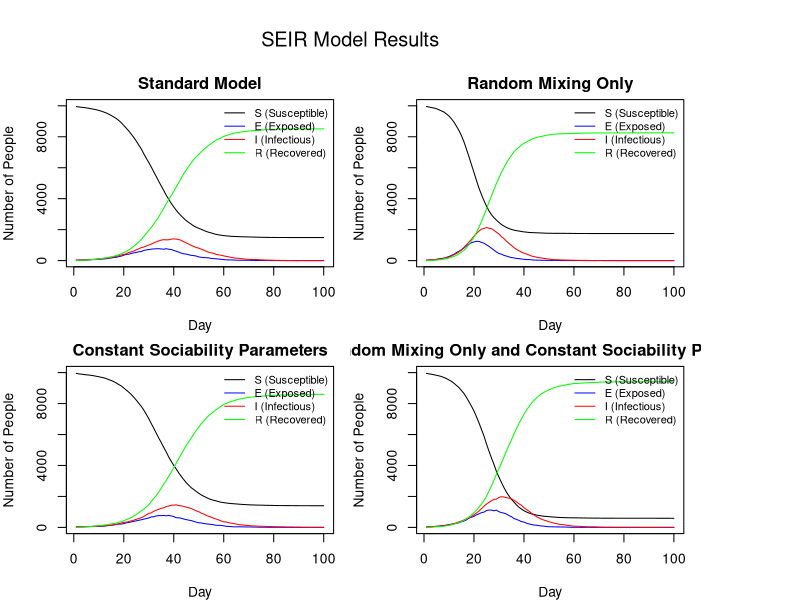

Here is the R script that generated this plot:
###########################################################
# File:    Submission.R
# Authors: Colin McDonagh (s2213748), Matthew Poole (s2892092)
# , James Horn (s2304075)
# Date:    2025-10-15
###########################################################
#
### About
#
# This document is the code to run an SEIR model and prints the plots of 4 different implementations of the model.
# The program primarily uses two functions to do this: get.net() and seir().
# This SEIR model can account for different transmission rates between people sharing houses of different sizes,
# social networks of different sizes, and random mixing. The housing sharing assumes a uniform distribution of house sizes and
# the social networks allow for variable social network sizes, depending on their 'sociability' parameter.
# The code concludes with a commentary on the 4 different models. 
# 
#
#
### Contributions:
#
# All members attended the majority of workshops and communicated remotely about progress made outside of
# class time.
#
# Colin McDonagh (33 %) Wrote tha majority of the nseir function and led the commentary of the different models  
#                      
# Matthew Poole  (34 %) Wrote the code to distribute people to houses, optimised the get.net function and nseir function
#                      
# James Horn     (33 %) Wrote the original get.net function and wrote the plot function 
#                     


get.net = function(beta, h, nc=15) {
  #' Creates a list of vectors, with each vector at position i containing the indices of people that person i is connected with socially.
  #' This is done by looping through each person, calculating their network based on the probability they are connected to someone else, 
  #' and then recording these values at position i of the list, and then recording the value i at each index of the list of the person
  #' in the social network.
  #' @param beta A list of uniform random deviates
  #' @param h a vector describing who shares houses
  #' @param n_c a value dictating the average number of connections per person.
  #' 
  #' @return a list of vectors, with the vector at position i being the social network of person i.
  
  # Define the number of people to consider
  n <- length(h)
  
  # Create a list of vectors for who shares a house with who, as people sharing houses cannot be in the same social network.
  house_network <- lapply(h, function(x) which(x == h))
  
  # Generate an empty list to populate with connections
  social_network <- vector("list",n)
  
  # Calculates a constant used inside a loop once for efficiency to calculate the probability that two people are connected socially.
  k <- nc*beta/(mean(beta)^2*(n-1))
  
  # loop through each person in the network
  for (i in 1:(n-1)) {
    # Create probabilities that person i is connected with each other person. 
    # Only consider person i and onwards as these values will be symmetric.
    network_probs <- c(rep(0,i), beta[i]*k[(i+1):n]) 
    
    # Create probabilities to compare the network probs with.
    # The first i values are 1 as the first (i-1) have already been assigned networks, and person i cannot be in a network with themself. 
    probs <- c(rep(1,i), runif(n-i))
    
    # Assign the indices of people sharing a network to a vector, and exclude anyone who lives with them
    social_indices <- which(network_probs > probs)[-house_network[[i]]]
    
    # append the indices of people in person i's network to the list
    social_network[[i]] <- c(social_network[[i]], social_indices)
    
    # append person i to the network of each person in person i's network
    social_network[social_indices] <- lapply(social_network[social_indices], function(x) c(x, i))
  }
  
  return(social_network)
}


nseir <- function(beta,h,alink,alpha=c(.1,.01,.01),delta=.2,gamma=.4,nc=15, nt = 100,pinf = .005) {
  #' This function implements and simulates the SEIR model described in the introduction to this document for a given set of parameter
  #' values. It calculates the amount of people that are in the susceptible, exposed, infected, and recovered classes each day based 
  #' on households, a personal social network, and a random interaction network (where households and the personal networks are disjoint). 
  #' @param beta A list of uniform random deviates
  #' @param h A vector indexing who shares houses
  #' @param alink A list of vectors, with the vector at position i being the social network of person i.
  #' @param alpha A vector of parameters for alpha_h, alpha_c, and alpha_r (as described above) respectively.
  #' @param delta The probability that an infected individual transfers from the infected class to the recovered class each day.
  #' @param gamma The probability that an exposed individual transfers from the exposed class to the infected class each day.
  #' @param n_c A value of the average number of personal connections per person.
  #' @param nt The number of days to simulate the model over.
  #' @param pinf The proportion of the population infected at the start of the simulation.
  #' 
  #' @return A list of vectors, where these vectors contain the number of people in the susceptible class, exposed class, infected class, 
  #' recovered class, and the day these correspond to respectively.
  
  # Sets the number of people in the model
  n <- length(h)
  
  # Initialise the vectors we will return from this function
  S <- E <- I <- R <- t_vec <- rep(0,nt)
  
  # Creates a vector to contain the class of each individual each day
  x <- rep(0, n)
  
  # Randomly samples the initial infected people from our population
  x[sample(1:n, round(n * pinf))] <- 2
  
  # Find the initial number of susceptible and infected people
  S[1] <- sum(x==0); I[1] <- sum(x==2)
  
  # Calculates a constant used inside a loop once for efficiency
  k <- (alpha[3]*nc*beta) / (mean(beta)^2*(n-1))
  
  # is it necessary to do this with k or is it worth for performance?
  
  # Iterate the following over each day in the simulation
  for (t in 2:nt){
    
    # Initialise the vector to store people infected each day
    any_inf_vec <- rep(0,n)
    
    # Iterate over each infected person to find out which susceptible people are infected by at least one infected person
    for (i in which(x==2)){

      # Create a new vector where the jth entry will be the probability that person i infects person j by household or by the personal network
      personal_con <- rep(0,n)
      
      # If person j is in the household network of person i, set the jth value in personal_con to alpha_h
      personal_con[which(h==h[i])] <- alpha[1]
      # If person j is in the household network of person i, set the jth value in personal_con to alpha_c
      personal_con[alink[[i]]] <- alpha[2]
      
      # Find the probabilities of person i infecting each other person in the random network.
      rnet_con <- k * beta[i]
      
      # Find which people are conncected to person i by household or personal network
      con_ii <- which(personal_con != 0)
      
      # Make a vector of uniform random deviates where only indices that correspond to contacts are sampled
      unif1 <- rep(1,n)
      unif1[con_ii] <- runif(length(con_ii))
      
      # Simulate the probability that each person was infected by person i by household or personal network
      inf_vec1 <- personal_con >= unif1
      # Simulate the probability that each person was infected by person i by random network
      inf_vec2 <- rnet_con >= runif(n)
      
      # Stores whether each person was infected by any infected person in the model on day t
      any_inf_vec <- inf_vec1 | inf_vec2 | any_inf_vec
    }
    
    # Create uniform random deviates
    u <- runif(n)
    
    # Infected people transition to recovered with class probability delta            
    x[x==2&u<delta] <- 3 
    # Exposed people transition to infected class with probability gamma
    x[x==1&u<gamma] <- 2  
    
    # (Only) Susceptible people transition to exposed class as calculated above
    x[x==0&(1*any_inf_vec)==1] <- 1
    
    # Sum the total people in each class and increment the day
    S[t] <- sum(x==0); E[t] <- sum(x==1)
    I[t] <- sum(x==2); R[t] <- sum(x==3)
    t_vec[t] <- t
  }  
  
  # Return the list of susceptible, exposed, infected, and recovered people on each day and the vector of day indices
  return(list(S=S,E=E,I=I,R=R,t=t_vec))
}

plot_seir = function(seir_results_list, title = 'SEIR Model Results') {

    #' Plots a list of SEIR model results in a 2x2 grid layout, showing the
    #' evolution of SEIR (Susceptible, Exposed, Infectious, Recovered) 
    #' compartments for one or more simulation results. Each element of
    #' `seir_results_list` should be a list containing vectors `S`, `E`,
    #' `I`, and `R` representing daily counts of individuals in each state.
    #' 
    #' @param seir_results_list A list of all model results
    #' @param title optional title for overall window

    # Generate the grid layout with margin outside layout for legend
    par(mfrow = c(2, 2), mar = c(4, 4, 2, 1), oma = c(0, 0, 4, 6))

    # Create subplot titles
    plot_titles <- c(
      'Standard Model'
      ,'Random Mixing Only'
      ,'Constant Sociability Parameters'
      ,'Random Mixing Only and Constant Sociability Parameters'
    )

    for (i in seq_along(seir_results_list)) {
        
        # Obtain results timeframe in days
        seir_results <- seir_results_list[[i]]
        n_days <- length(seir_results$S)
        days <- 1:n_days

        # Generate line graphs for each class member of the population per day
        plot(
            days
            , seir_results$S
            , type = "l"
            , col = "black"
            , ylim = c(0, n)
            , xlab = "Day"
            , ylab = "Number of People"
            , main = plot_titles[i]
        )
        lines(days, seir_results$E, col = "blue")
        lines(days, seir_results$I, col = "red")
        lines(days, seir_results$R, col = "green")

        legend("topright",
              inset = c(0, 0),
              legend = c("S (Susceptible)", "E (Exposed)", "I (Infectious)", "R (Recovered)"),
              col = c("black", "blue", "red", "green"),
              lty = 1,
              xpd = NA,
              bty = "n",
              cex = 0.8
          )
    }

    # End layout plotting
    par(xpd = NA)

    # Add a title for the overall window
    mtext(title, outer = TRUE, line = 1, cex = 1.2)
}

system.time({
# Run models
# Specify the number of people in the simulation and the maximum number of people in a given household
n = 10000; hmax = 5

# Simulate beta values as standard uniform random deviates
beta <- runif(n)

# Simulate a vector of household contacts
h1 <- rep(rep(1:n, sample(1:hmax,n, replace=TRUE)), length.out=n)

# Simulate personal network information
alink <- get.net(runif(n), h1, 15)


# Create a list of models (using nseir) to compare
results_list <- list(

    # Standard model with personal, household, and random mixing
    nseir(beta, h1, alink)

    # Run model with random mixing only
    ,nseir(beta, h1, alink, alpha=c(0, 0, 0.04))
    
    # Run model with constant sociability parameters for each person
    ,nseir(beta=rep(mean(beta),n), h1, alink)
    
    # Run model with constant sociability parameters for each person and only consider random mixing
    ,nseir(beta=rep(mean(beta),n), h1, alink, alpha=c(0, 0, 0.04))

)
plot_seir(results_list)

})

# Standard Model
# -------------------------------------------------------------------------

# This represents a typical SEIR model with household and personal 
# networks. Day 0-10 a small number of infections initially appear. Between
# days 30-40 the number of infected people reaches its peak as many susceptible
# people are already infected/immune. As a result, between day 50-70 
# new infections decrease rapidly and finally the epidemic stablises around day 
# 80-100 as almost all people have recovered.


# Random mixing only
# -------------------------------------------------------------------------

# We see a similar trend compared with the standard model
# in terms of changes in SEIR numbers, however the number of exposed 
# people peaks sooner and larger at around day 20.

# Infected individuals mostly contact people they already know
# within household/personal networks, meaning once their household 
# or close network becomes infected, they run out of new susceptibles
# before the infection reaches the rest of the population.

# However without personal and household networks, the population 
# mixes homogenously with less specific population interaction
# ,causing the E and I curves to rise and peak earlier. It appears
# that the rate of recovery is also larger, however this is due to larger
# numbers of infected people per day, the rate of recovery remains constant
# in both this model and the standard.
# 
